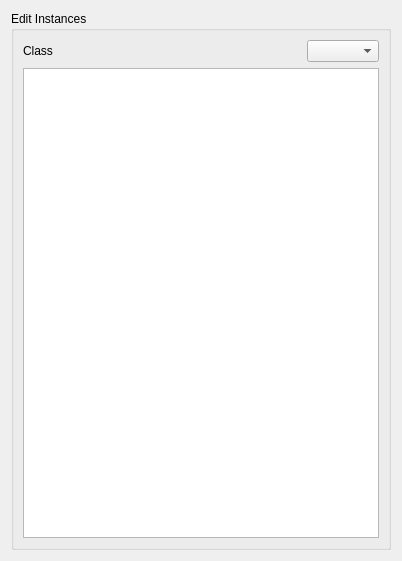
<?xml version="1.0" encoding="UTF-8"?>
<ui version="4.0">
 <class>Form</class>
 <widget class="QWidget" name="Form">
  <property name="geometry">
   <rect>
    <x>0</x>
    <y>0</y>
    <width>402</width>
    <height>561</height>
   </rect>
  </property>
  <property name="windowTitle">
   <string>Form</string>
  </property>
  <layout class="QVBoxLayout" name="verticalLayout">
   <item>
    <widget class="QGroupBox" name="groupBox">
     <property name="title">
      <string>Edit Instances</string>
     </property>
     <layout class="QVBoxLayout" name="verticalLayout_2">
      <item>
       <layout class="QHBoxLayout" name="horizontalLayout">
        <item>
         <widget class="QLabel" name="label_2">
          <property name="text">
           <string>Class</string>
          </property>
         </widget>
        </item>
        <item>
         <spacer name="horizontalSpacer">
          <property name="orientation">
           <enum>Qt::Horizontal</enum>
          </property>
          <property name="sizeHint" stdset="0">
           <size>
            <width>40</width>
            <height>20</height>
           </size>
          </property>
         </spacer>
        </item>
        <item>
         <widget class="QComboBox" name="comboBox"/>
        </item>
       </layout>
      </item>
      <item>
       <widget class="QTableWidget" name="tableWidget"/>
      </item>
     </layout>
    </widget>
   </item>
  </layout>
 </widget>
 <resources/>
 <connections/>
</ui>
